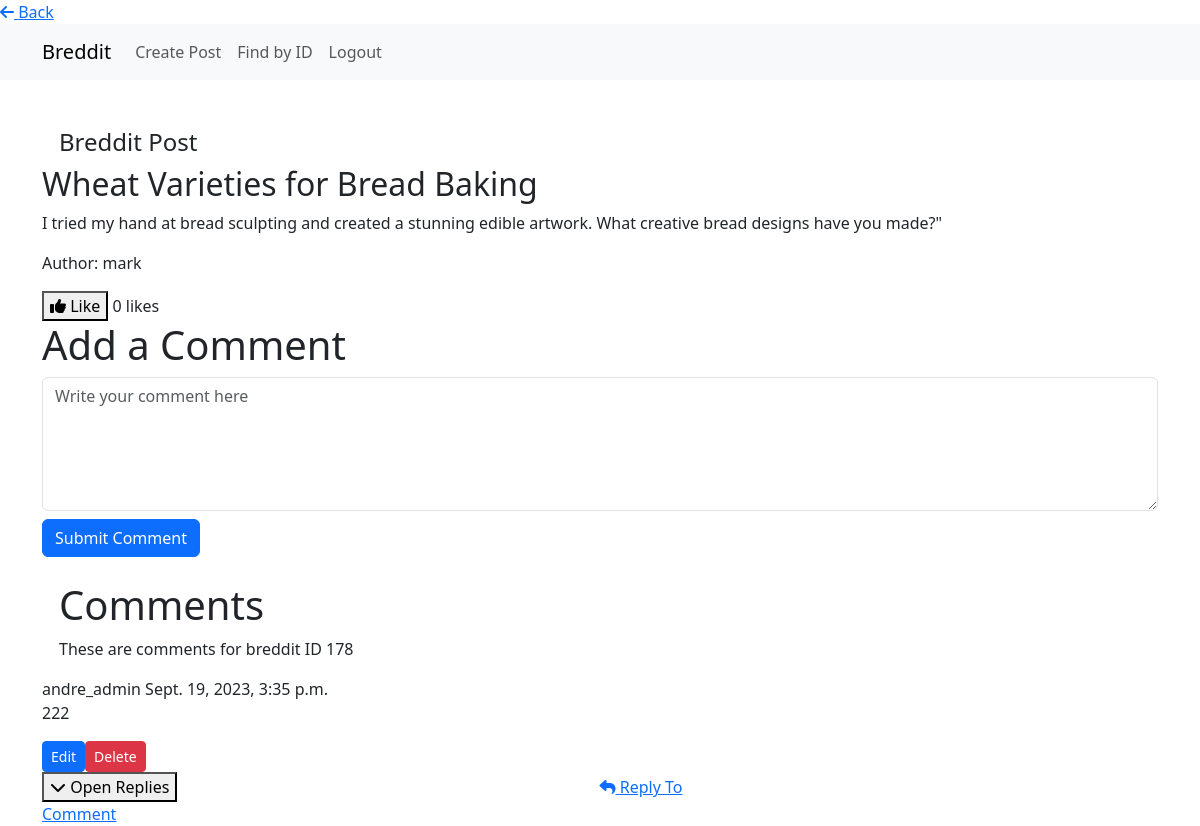
Page /posts/post/178/create-comment/ (signed in) on the earlier database version.
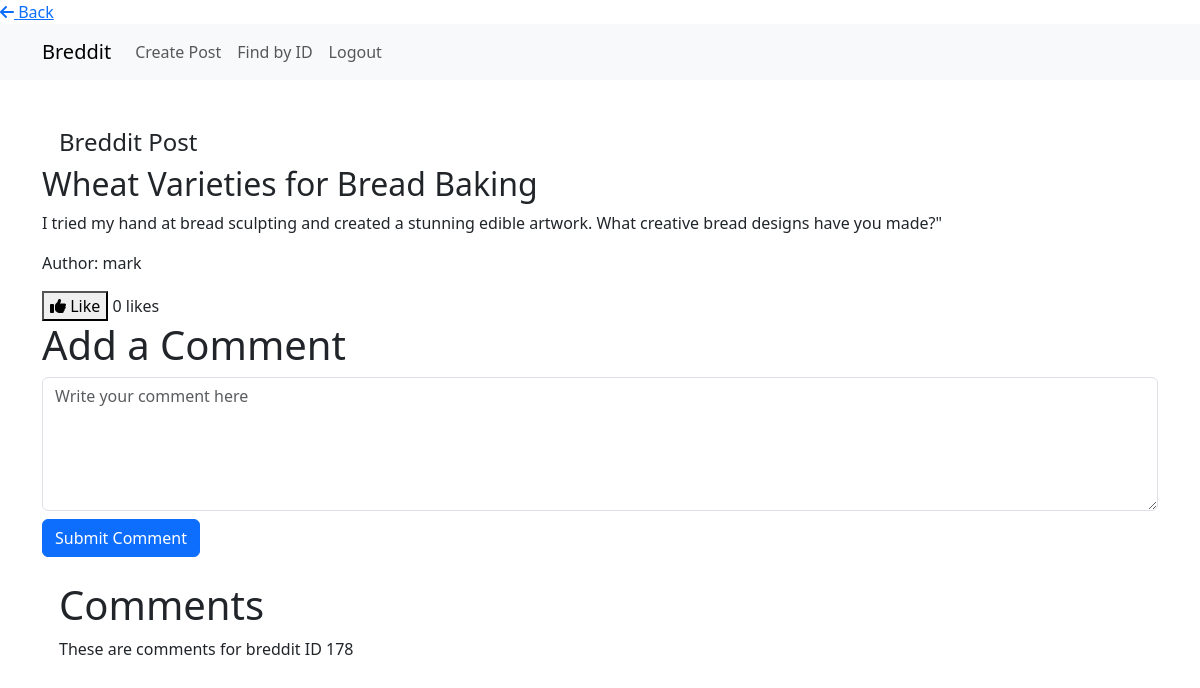
Same page on the later database version.
### bit_posts/models/post.py (models this page shows, shortened)
class Post(models.Model):
    title = models.CharField(
        _('Title'),
        max_length=255,
    )
    content = models.TextField(
        _('Text')
    )
    user = models.ForeignKey(
        get_user_model(),
        on_delete=models.CASCADE,
    )
    created_at = models.DateTimeField(
        auto_now_add=True,
    )
    updated_at = models.DateTimeField(
        auto_now=True,
    )
    upvotes = models.ManyToManyField(
        get_user_model(),
        related_name='upvoted_posts',
        blank=True,
    )

class Comment(models.Model):
    post = models.ForeignKey(Post, on_delete=models.CASCADE, related_name='comments')
    user = models.ForeignKey(get_user_model(), on_delete=models.CASCADE)
    text = models.TextField()
    parent_comment = models.ForeignKey('self', null=True, blank=True, on_delete=models.CASCADE)
    created_at = models.DateTimeField(auto_now_add=True)
    is_reply = models.BooleanField(default=False)
    upvotes = models.ManyToManyField(
        get_user_model(),
        related_name='upvoted_comments',
        blank=True,
    )

### bit_users/models/user.py (models this page shows)
class User(AbstractUser):
    pass

### bit_posts/views/post_views.py (the view)
# urls.py: path('post/<int:post_id>/create-comment/', post_views.create_comment, name='create-comment'),
def create_comment(request, post_id, comment_id=None):
    post = get_object_or_404(Post, pk=post_id)
    if not request.user.is_authenticated:
        messages.error(request, 'You must be logged in to comment.')
        return redirect('bit_users:login')
    parent_comment = None
    if comment_id:
        parent_comment = get_object_or_404(Comment, pk=comment_id)
    if request.method == 'POST':
        form = CommentForm(request.POST)
        if form.is_valid():
            comment = form.save(commit=False)
            comment.user = request.user
            comment.post = post
            comment.parent_comment = parent_comment
            comment.save()
            return redirect('create-comment', post_id=post_id)
        else:
            messages.error(request, 'There was an error with your comment. Please correct it.')
    else:
        form = CommentForm()
    comments = Comment.objects.filter(post=post, parent_comment=None).order_by('-created_at')
    context = {
        'form': form,
        'post': post,
        'post_id': post_id,
        'comments': comments,
    }
    return render(request, 'bit_posts/create_comment.html', context)

### bit_posts/forms/forms.py
class CommentForm(forms.ModelForm):
    class Meta:
        model = Comment
        fields = ['text']

### bit_posts/templates/bit_posts/create_comment.html (shortened to what this page needs)
{% load static %}
<!DOCTYPE html>
<html lang="en">
<head>
    <link rel="stylesheet" type="text/css" href="{% static 'breddit/css/bit_posts/style.css' %}">
    <link href="https://cdn.jsdelivr.net/npm/bootstrap@5.3.0/dist/css/bootstrap.min.css" rel="stylesheet">
    <link rel="stylesheet" href="https://cdnjs.cloudflare.com/ajax/libs/font-awesome/6.4.0/css/all.min.css">
</head>
<body>
    <div class="back-button-container">
        <a class="back-button" href="{% url 'bit_posts:post-list-create' %}">
            <i class="fas fa-arrow-left"></i> Back
        </a>
    </div>
    <nav class="navbar navbar-expand-lg navbar-light bg-light">
        <div class="container">
            <a class="navbar-brand" href="{% url 'home' %}">Breddit</a>
            <div class="collapse navbar-collapse" id="navbarNav">
                {% if user.is_authenticated %}
                <ul class="navbar-nav ml-auto ">
                    <li class="nav-item">
                        <a class="nav-link" href="{% url 'bit_posts:post-list-create' %}">Create Post</a>
                    </li>
                    <li class="nav-item">
                        <a class="nav-link" href="{% url 'bit_posts:find-by-id' %}">Find by ID</a>
                    </li>
                    <li class="nav-item">
                        <a class="nav-link" href="{% url 'bit_users:logout' %}">Logout</a>
                    </li>
                </ul>
                {% endif %}
            </div>
        </div>
    </nav>
    <div class="container mt-5 mt-4">
    <h4 style="margin-left: 17px;">Breddit Post</h4>
{% if post %}
<div class="post">
    <h2 class="post-title">{{ post.title }}</h2>
    <p class="post-content">{{ post.content }}</p>
    <p class="post-author">Author: {{ post.user.username }}</p>
    <button class="like-button" data-post-id="{{ post.id }}">
        {% if request.user in post.upvotes.all %}<i class="fas fa-thumbs-down"></i> Unlike{% else %}<i class="fas fa-thumbs-up"></i> Like{% endif %}
    </button>
    <span class="likes-count">{{ post.upvotes.count }}</span> likes
</div>
{% endif %}
{% if user.is_authenticated %}
<div class="comment-form mt-9">
    <h1>Add a Comment</h1>
    <form method="post">
        <div class="form-group">
            <textarea class="form-control comment-input" name="text" rows="5" placeholder="Write your comment here"></textarea>
        </div>
        <button type="submit" class="btn btn-primary mt-2">Submit Comment</button>
    </form>
</div>
{% endif %}
<h1 class="mt-4" style="margin-left: 17px;">Comments</h1>
<p style="margin-left: 17px;"> These are comments for breddit ID {{ post_id }}</p>
<div class="comments-section">
    {% for comment in comments %}
    <div class="comment">
        <div class="comment-header">
            <span class="comment-author">{{ comment.user.username }}</span>
            <span class="comment-timestamp">{{ comment.created_at }}</span>
        </div>
        <div class="comment-content">
            <p>{{ comment.text }}</p>
        </div>
        <div class="comment-actions">
            {% if comment.user == request.user %}
            <div style="display: flex; align-items: center; justify-content: flex-start;">
                <a class="btn btn-primary btn-sm edit-comment-button" style="text-decoration: none;" href="{% url 'bit_posts:edit-comment' comment.id %}">Edit</a>
                <form method="post" action="{% url 'bit_posts:delete-comment' comment.id %}">
                    <button class="btn btn-danger btn-sm delete-comment-button" type="submit">Delete</button>
                </form>
            </div>
            {% endif %}
        </div>
        <button class="open-close-replies-button" style="margin-right: 418px;">
            <i class="fas fa-chevron-down"></i> Open Replies
        </button>
        <a href="{% url 'bit_posts:reply-comment' comment.id %}" class="comment-reply-action" style="margin-right: 500px;">
            <i class="fas fa-reply"></i> Reply To Comment
        </a>
    </div>
    {% endfor %}
</div>
</div>
</body>
</html>

Differences in the rows shown:
removed Comment: user.username "andre_admin", created_at "Sept. 19, 2023, 3:35 p.m.", text "222", shows "Edit"
